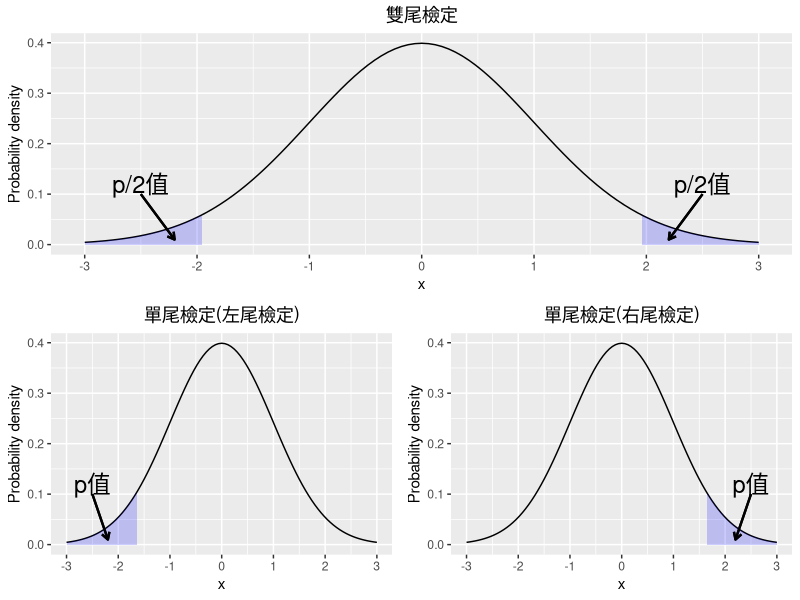

The R source for this figure:
# file     : es_05_p_value.R
# title    : p值法
# author   : Ming-Chang Lee
# date     : 2024.3.12
# YouTube  : https://www.youtube.com/@alan9956
# RWEPA    : http://rwepa.blogspot.tw/
# GitHub   : https://github.com/rwepa
# Email    : alan9956@gmail.com

library(ggplot2)
library(ggpubr)

mu = 0
std = 1

xmin <- -3
xmax <- 3

# 雙尾檢定
score = 1.96
two_tail <- ggplot(data.frame(x = c(xmin, xmax)), aes(x = x)) + 
  ggtitle("雙尾檢定") +
  theme(plot.title = element_text(hjust = 0.5)) +
  stat_function(fun = dnorm, args = list(mean = mu, sd = std)) + 
  stat_function(fun = dnorm, args = list(mean = mu, sd = std), xlim = c(score, xmax),
                geom = "area", fill = "blue", alpha = .2) +
  stat_function(fun = dnorm, args = list(mean = mu, sd = std), xlim = c(xmin, -score),
                geom = "area", fill = "blue", alpha = .2) +
  scale_x_continuous(name = "x", breaks = seq(xmin, xmax, std)) +
  scale_y_continuous(name = "Probability density") +
  geom_segment(aes(x = 2.5, y = 0.1, xend = 2.2, yend = 0.01), 
               arrow = arrow(length = unit(0.2, "cm")),
               lwd = 0.8) +
  annotate("text", x = 2.5, y = 0.12, label = "p/2值", size = 6) +
  geom_segment(aes(x = -2.5, y = 0.1, xend = -2.2, yend = 0.01), 
               arrow = arrow(length = unit(0.2, "cm")),
               lwd = 0.8) +
  annotate("text", x = -2.5, y = 0.12, label = "p/2值", size = 6)

# 單尾檢定(左尾檢定)
score = -1.645
left_tail <- ggplot(data.frame(x = c(xmin, xmax)), aes(x = x)) + 
  ggtitle("單尾檢定(左尾檢定)") +
  theme(plot.title = element_text(hjust = 0.5)) +
  stat_function(fun = dnorm, args = list(mean = mu, sd = std)) + 
  stat_function(fun = dnorm, args = list(mean = mu, sd = std), xlim = c(xmin, score),
                geom = "area", fill = "blue", alpha = .2) +
  scale_x_continuous(name = "x", breaks = seq(xmin, xmax, std)) +
  scale_y_continuous(name = "Probability density") +
  geom_segment(aes(x = -2.5, y = 0.1, xend = -2.2, yend = 0.01), 
               arrow = arrow(length = unit(0.2, "cm")),
               lwd = 0.8) +
  annotate("text", x = -2.5, y = 0.12, label = "p值", size = 6)

# 單尾檢定(右尾檢定)
score = 1.645
right_tail <- ggplot(data.frame(x = c(xmin, xmax)), aes(x = x)) + 
  ggtitle("單尾檢定(右尾檢定)") +
  theme(plot.title = element_text(hjust = 0.5)) +
  stat_function(fun = dnorm, args = list(mean = mu, sd = std)) + 
  stat_function(fun = dnorm, args = list(mean = mu, sd = std), xlim = c(score, xmax),
                geom = "area", fill = "blue", alpha = .2) +
  scale_x_continuous(name = "x", breaks = seq(xmin, xmax, std)) +
  scale_y_continuous(name = "Probability density") +
  geom_segment(aes(x = 2.5, y = 0.1, xend = 2.2, yend = 0.01), 
               arrow = arrow(length = unit(0.2, "cm")),
               lwd = 0.8) +
  annotate("text", x = 2.5, y = 0.12, label = "p值", size = 6)

# 設定上下圖以1行顯示, 上圖為雙尾檢定, 下圖左側為左尾檢定, 下圖右側為右尾檢定
ggarrange(two_tail, ggarrange(left_tail, right_tail), ncol = 1)
# end
